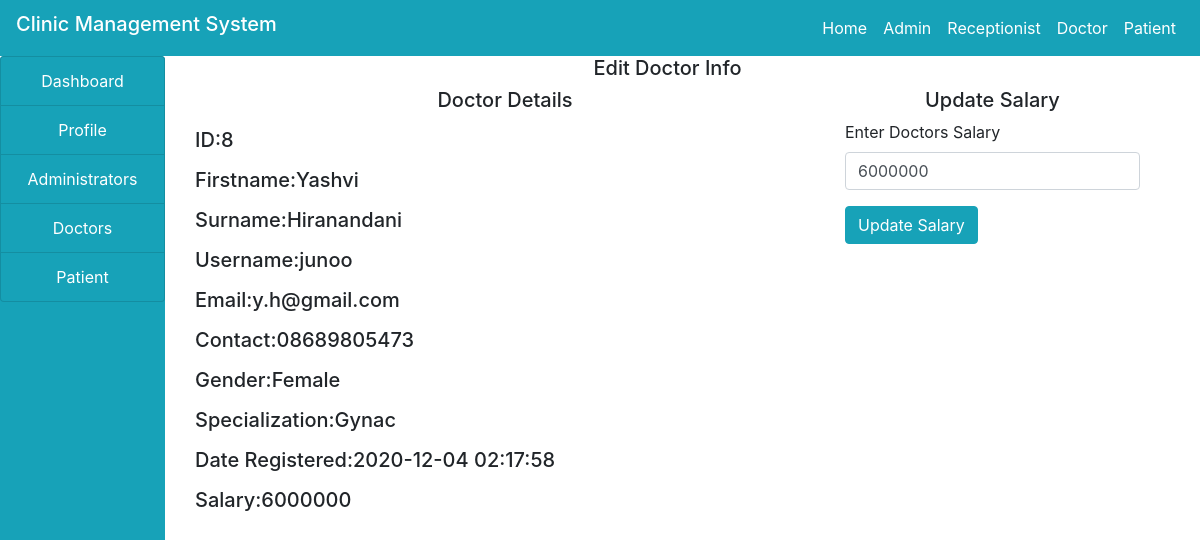
Page /admin/edit.php?id=8 on the committed database.
### tables this page shows
CREATE TABLE `doctors` (
  `id` int(100) NOT NULL,
  `firstname` varchar(100) NOT NULL,
  `surname` varchar(100) NOT NULL,
  `username` varchar(100) NOT NULL,
  `email` varchar(100) NOT NULL,
  `specialization` varchar(100) NOT NULL,
  `gender` varchar(100) NOT NULL,
  `phone` varchar(100) NOT NULL,
  `experience` int(100) NOT NULL,
  `password` varchar(100) NOT NULL,
  `salary` varchar(100) NOT NULL,
  `date_reg` varchar(100) NOT NULL,
  `status` varchar(100) NOT NULL,
  `profile` varchar(100) NOT NULL
);

### admin/edit.php (the view, shortened to what this page needs)
<html>
<head>
</head>
<body>
<?php
include("../include/header.php");
include("../include/connection.php");
?>
<div class="container-fluid">
<div class="col-md-12">
<div class="row">
<div class="col-md-2" style="margin-left:-30px;">
<?php
include("sidenav.php");
?>
</div>
<div class="col-md-10">
<h5 class="text-center">Edit Doctor Info</h5>
<?php
if(isset($_GET['id']))
{
$id=$_GET['id'];
$query="SELECT * FROM doctors WHERE id='$id'";
$res=mysqli_query($connect,$query);
$row=mysqli_fetch_array($res);
}
?>
<div class="row">
<div class="col-md-8">
<h5 class="text-center">Doctor Details</h5>
<h5 class="my-3">ID:<?php echo $row['id']; ?></h5>
<h5 class="my-3">Firstname:<?php echo $row['firstname']; ?></h5>
<h5 class="my-3">Surname:<?php echo $row['surname']; ?></h5>
<h5 class="my-3">Username:<?php echo $row['username']; ?></h5>
<h5 class="my-3">Email:<?php echo $row['email']; ?></h5>
<h5 class="my-3">Contact:<?php echo $row['phone']; ?></h5>
<h5 class="my-3">Gender:<?php echo $row['gender']; ?></h5>
<h5 class="my-3">Specialization:<?php echo $row['specialization']; ?></h5>
<h5 class="my-3">Date Registered:<?php echo $row['date_reg']; ?></h5>
<h5 class="my-3">Salary:<?php echo $row['salary']; ?></h5>
</div>
<div class="col-md-4">
<h5 class="text-center">Update Salary</h5>
<form method="post">
<label>Enter Doctors Salary</label>
<input type="number" name="salary" class="form-control" placeholder="Enter salary here" value="<?php echo $row['salary']; ?>">
<input type="submit" name="update" class="btn btn-info my-3" value="Update Salary">
</form>
</div>
</div>
</div>
</div>
</div>
</div>
</body>
</html>

### rows in the picture
doctors: id "8", firstname "Yashvi", surname "Hiranandani", username "junoo", email "y.h@gmail.com", phone "08689805473", gender "Female", specialization "Gynac", date_reg "2020-12-04 02:17:58", salary "6000000"
